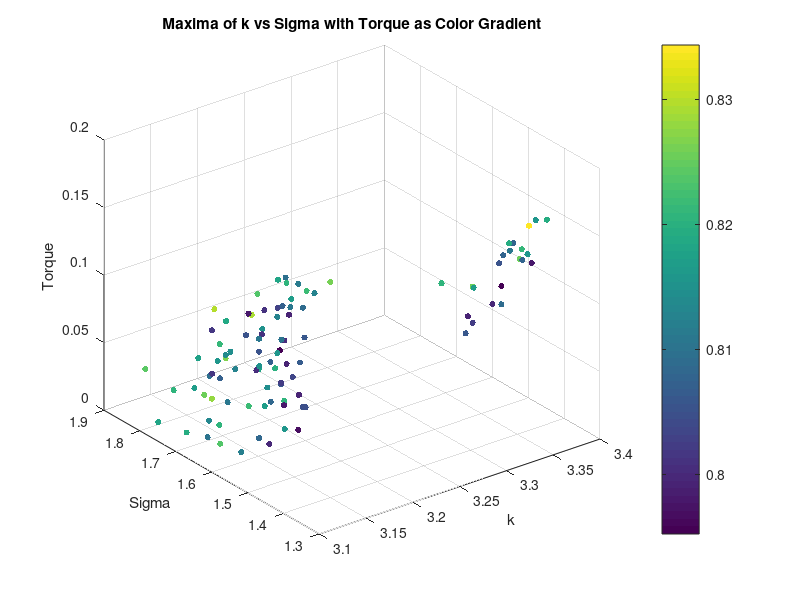
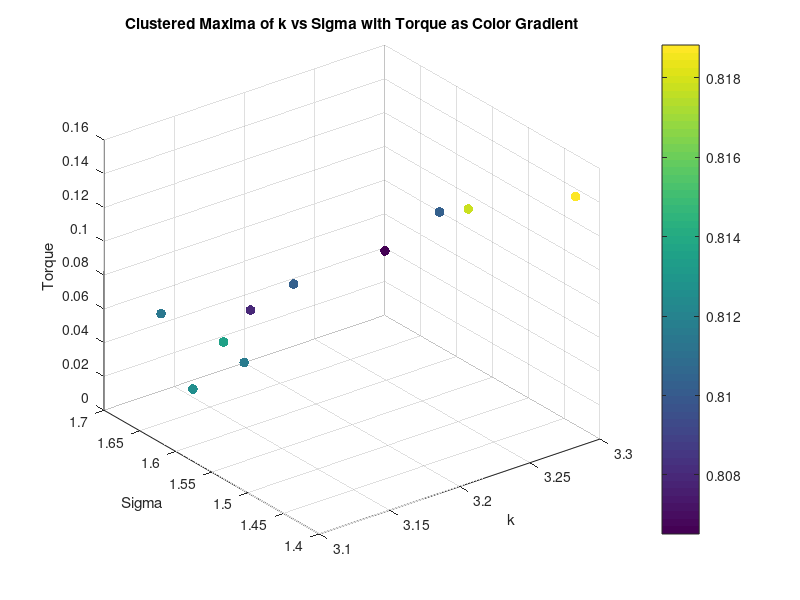
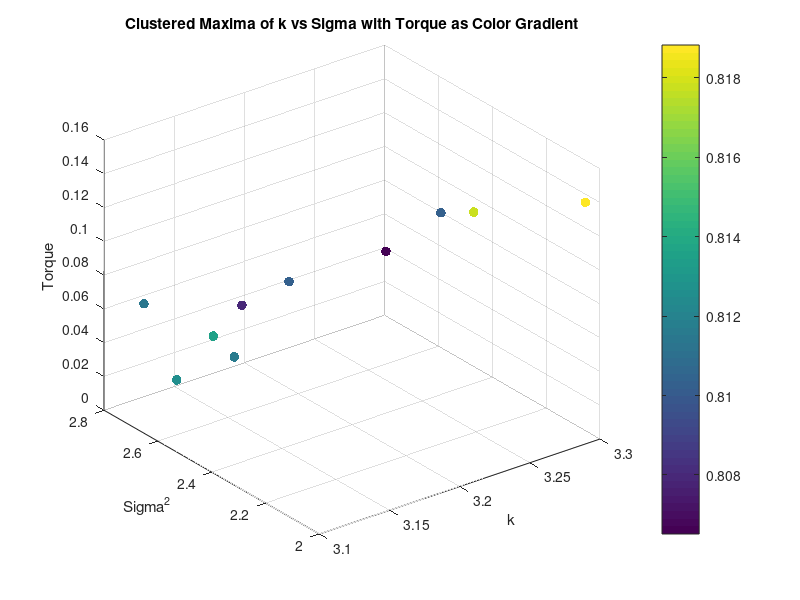

MATLAB code for these plots, in order:
load('maxima_data.mat');
scatter3(maxima_k, maxima_sigma, torque_values, 20, maxima_corr, 'filled');
xlabel('k');
ylabel('Sigma');
zlabel('Torque');
title('Maxima of k vs Sigma with Torque as Color Gradient');
colorbar;
grid on;

% K means clustering of torque into 10 clusters, taking mean of each cluster k, sigma and corr too
[cluster_idx, cluster_centers] = kmeans(torque_values', 10);
% Take the mean of each cluster
torque_means = zeros(10, 1);
sigma_means = zeros(10, 1);
k_means = zeros(10, 1);
corr_means = zeros(10, 1);
for i = 1:10
    torque_means(i) = mean(torque_values(cluster_idx == i));
    sigma_means(i) = mean(maxima_sigma(cluster_idx == i));
    k_means(i) = mean(maxima_k(cluster_idx == i));
    corr_means(i) = mean(maxima_corr(cluster_idx == i));
end

% Plot the clusters
figure;
scatter3(k_means, sigma_means, torque_means, 50, corr_means, 'filled');
xlabel('k');
ylabel('Sigma');
zlabel('Torque');
title('Clustered Maxima of k vs Sigma with Torque as Color Gradient');
colorbar;
grid on;

figure;
scatter3(k_means, sigma_means.^2, torque_means, 50, corr_means, 'filled');
xlabel('k');
ylabel('Sigma^2');
zlabel('Torque');
title('Clustered Maxima of k vs Sigma with Torque as Color Gradient');
colorbar;
grid on;
